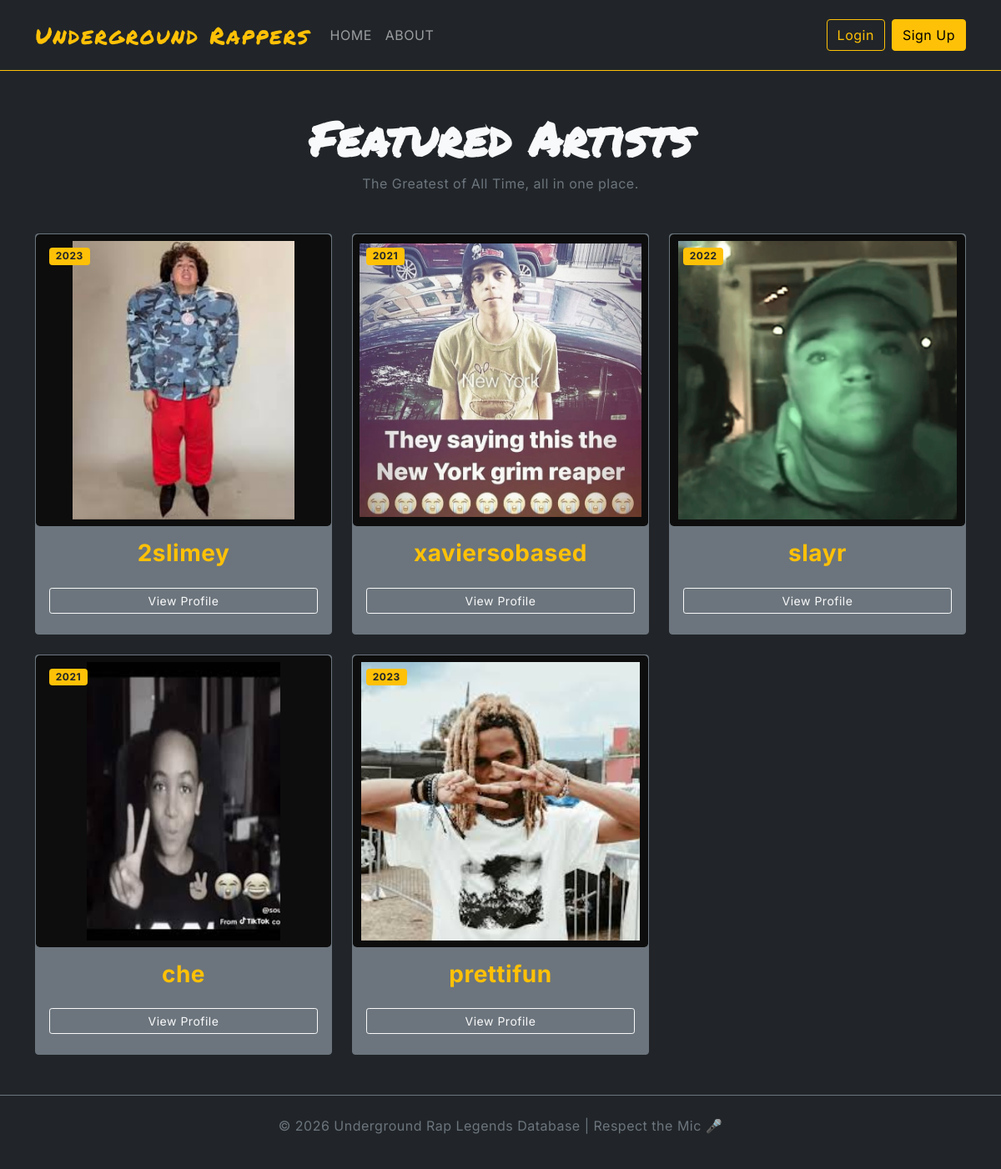
The page / on the database its author committed.
### models.py (models this page shows, shortened)
class BaseModel:
    def create(self):
        db.session.add(self)
        db.session.commit()

class Artist(db.Model, BaseModel):
    __tablename__ = "artists"
    id = db.Column(db.Integer(), primary_key=True)
    name = db.Column(db.String(), nullable=False)
    debut_year = db.Column(db.Integer(), nullable=False)
    image = db.Column(db.String(), default="default_image.jpg")

### routes.py (the view)
@app.route("/")
def home():
    artist = Artist.query.all()
    return render_template("index.html", artist=artist)

### templates/index.html (shortened to what this page needs)
{% extends 'base.html' %}
{% block content %}
<div class="text-center mb-5">
    <h1 class="display-4 fw-bold" style="font-family: 'Permanent Marker';">Featured Artists</h1>
    <p class="text-secondary">The Greatest of All Time, all in one place.</p>
</div>
<div class="row row-cols-1 row-cols-md-3 g-4">
    {% for art in artist %}
    <div class="col">
        <div class="card h-100 bg-secondary bg-opacity-10 border-secondary artist-card">
            <div class="position-relative">
                <img src="/static/images/{{ art.image }}" class="card-img-top p-2 rounded-3" alt="{{ art.name }}" width = 400>
                <span class="position-absolute top-0 start-0 m-3 badge bg-warning text-dark">{{ art.debut_year }}</span>
            </div>
            <div class="card-body text-center">
                <h5 class="card-title fs-3 fw-bold text-warning">{{ art.name }}</h5>
                <div class="mt-4">
                    <a href="/artist/{{ art.id }}" class="btn btn-sm btn-outline-light w-100 mb-2">View Profile</a>
                </div>
            </div>
        </div>
    </div>
    {% endfor %}
</div>
{% endblock %}

### templates/base.html (shortened to what this page needs)
<!doctype html>
<html lang="ka">
<head>
    <link href="https://cdn.jsdelivr.net/npm/bootstrap@5.0.2/dist/css/bootstrap.min.css" rel="stylesheet">
    <link rel="stylesheet" href="/static/style.css">
</head>
<body class="bg-dark text-light">
<nav class="navbar navbar-expand-lg navbar-dark bg-black border-bottom border-warning py-3">
  <div class="container">
    <a class="navbar-brand fs-3" href="/" style="font-family: 'Permanent Marker', cursive; color: #ffc107;">Underground Rappers</a>
    <div class="collapse navbar-collapse" id="navbarNav">
      <ul class="navbar-nav me-auto">
        <li class="nav-item"><a class="nav-link text-uppercase" href="/">Home</a></li>
        <li class="nav-item"><a class="nav-link text-uppercase" href="/about">About</a></li>
      </ul>
      <div class="d-flex align-items-center">
        {% if current_user.is_authenticated %}
        <span class="me-3 text-secondary">Yo, {{ current_user.username }}!</span>
        <a href="/logout" class="btn btn-outline-danger btn-sm">Logout</a>
        {% else %}
        <a href="/login" class="btn btn-outline-warning me-2">Login</a>
        <a href="/register" class="btn btn-warning">Sign Up</a>
        {% endif %}
      </div>
    </div>
  </div>
</nav>
<div class="container mt-5">
    {% block content %}{% endblock %}
</div>
<footer class="text-center py-4 mt-5 text-secondary border-top border-secondary">
    <p>&copy; 2026 Underground Rap Legends Database | Respect the Mic 🎤</p>
</footer>
</body>
</html>

### static/style.css (style rules this page uses)
body { font-family: 'Inter', sans-serif; letter-spacing: 0.5px; }
.artist-card { transition: transform 0.3s ease, box-shadow 0.3s ease; cursor: pointer; }
.navbar-brand { letter-spacing: 2px; }
.card-img-top { height: 350px; width: 100%; object-fit: contain; background-color: #0d0d0d; }

### rows shown on the page
Artist: image (picture), debut_year "2023", name "2slimey"
Artist: image (picture), debut_year "2021", name "xaviersobased"
Artist: image (picture), debut_year "2022", name "slayr"
Artist: image (picture), debut_year "2021", name "che"
Artist: image (picture), debut_year "2023", name "prettifun"
